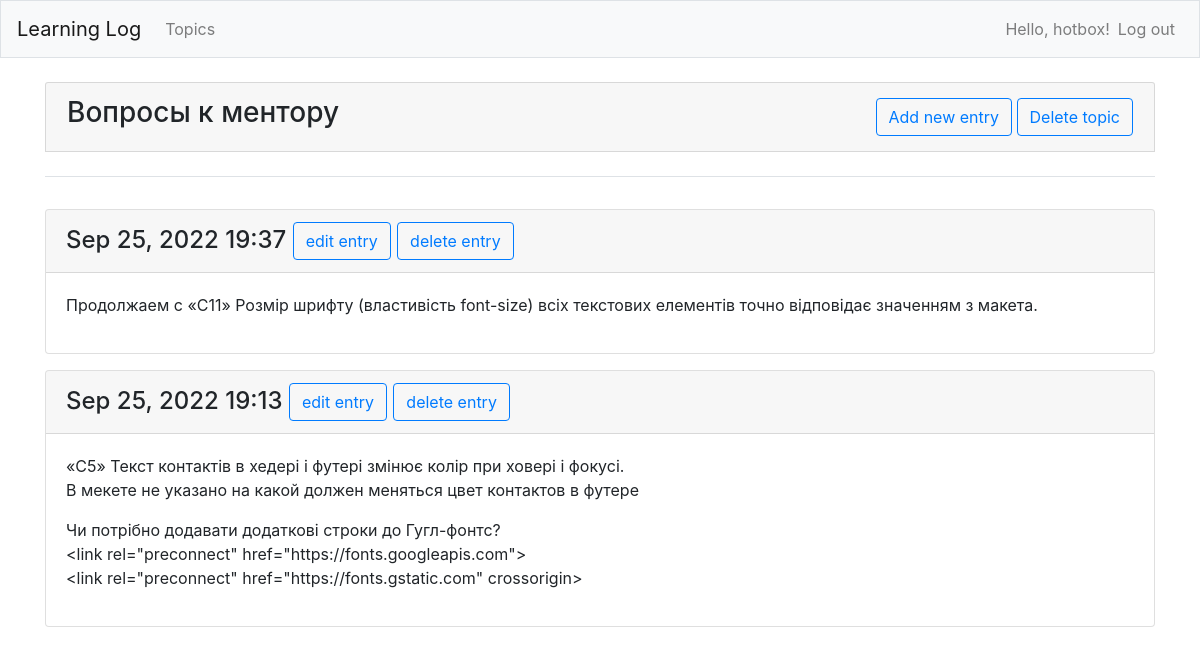
/topics/9/ (signed in), run on an earlier commit of the app's database.
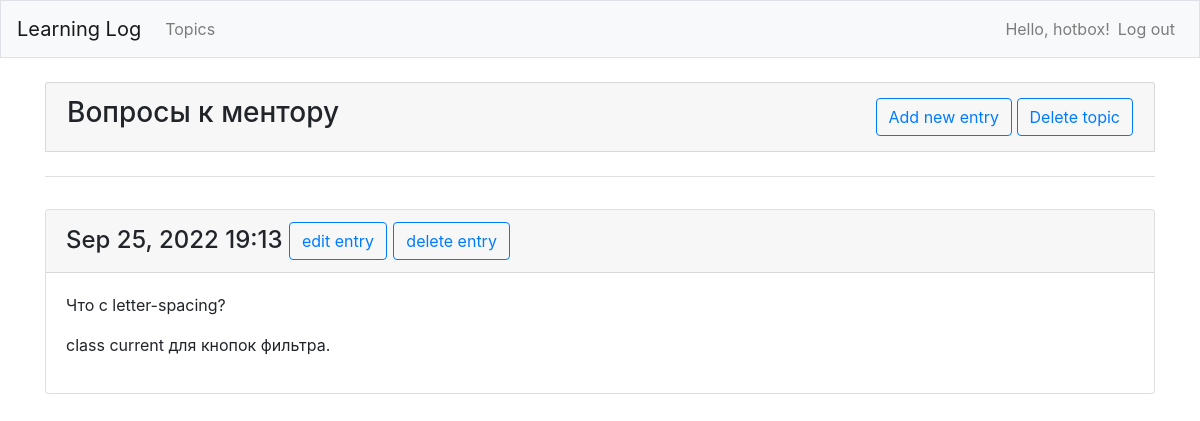
And on a later commit of the database.
### learning_logs/models.py (models this page shows, shortened)
class Entry(models.Model):
    topic = models.ForeignKey(Topic, on_delete=models.CASCADE)
    text = models.TextField()
    date_added = models.DateTimeField(auto_now_add=True)
    class Meta:
        verbose_name_plural = 'entries'

### learning_logs/views.py (the view)
# urls.py: path('topics/<int:topic_id>/', views.topic, name='topic'),
@login_required
def topic(request, topic_id):
    topic = Topic.objects.get(id=topic_id)
    check_topic_owner(topic, request)
    entries = topic.entry_set.order_by('-date_added')
    context = {'topic': topic, 'entries': entries}
    return render(request, 'learning_logs/topic.html', context)

### learning_logs/models.py (called while the page is built)
    def __str__(self):
        return self.text

### learning_logs/views.py (called while the page is built)
def check_topic_owner(topic, request):
    owner = request.user
    if topic.owner != request.user:
        raise Http404

### learning_logs/templates/learning_logs/topic.html (shortened to what this page needs)
{% extends 'learning_logs/base.html' %}
{% load bootstrap4 %}
{% block page_header %}
    <div class="card mb-3 card-header">
        <table>
            <tr>
                <td>
                    <h3>
                        {{ topic }}
                    </h3>
                </td>
                <td style="text-align: right;">
                    <a class="btn btn-outline-primary" role="button" href="{% url 'learning_logs:new_entry' topic.id %}">Add new entry</a>
                    <a class="btn btn-outline-primary" role="button" href="{% url 'learning_logs:delete_topic' topic.id %}">Delete topic</a>
                </td>
            </tr>
        </table>
    </div>
{% endblock page_header %}
{% block content %}
    {% for entry in entries %}
        <div class="card mb-3">
            <h4 class="card-header">
                {{ entry.date_added|date:'M d, Y H:i' }}
                <a href="{% url 'learning_logs:edit_entry' entry.id %}" class="btn btn-outline-primary">edit entry</a>
                <a href="{% url 'learning_logs:delete_entry' entry.id %}" class="btn btn-outline-primary">delete entry</a>
            </h4>
            <div class="card-body">
                {{ entry.text|linebreaks }}
            </div>
        </div>
    {% empty %}
        <p>There are no entries for this topic yet.</p>
    {% endfor %}
{% endblock content %}

What changed in the data, as far as the page shows it:
removed Entry: date_added "Sep 25, 2022 19:37", text "Продолжаем с «С11» Розмір шрифту (властивість font-size) всіх текстових елементів точно відповідає значенням з макета."
changed Entry: text "«С5» Текст контактів в хедері і футері змінює колір при ховері і фокусі. В мекете не указано на какой должен меняться цвет контактов в футере Чи потрібно додавати додаткові строки до Гугл-фонтс? <link rel=\"preconnect\" href=\"https://fonts.googleapis.com\"> <link rel=\"preconnect\" href=\"https://fonts.gstatic.com\" crossorigin>" → "Что с letter-spacing? class current для кнопок фильтра."
